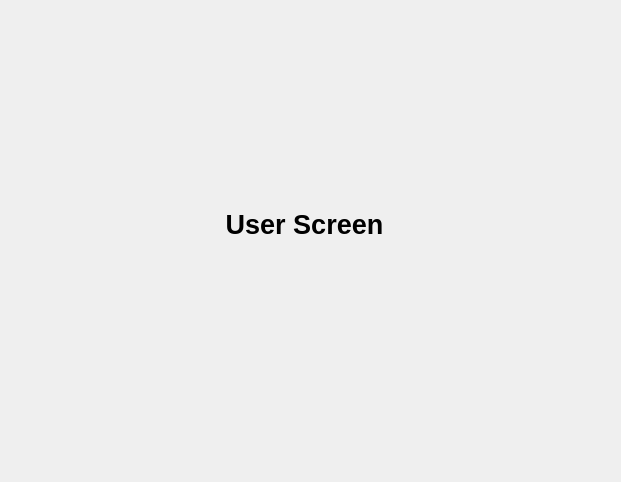
<?xml version="1.0" encoding="UTF-8"?>
<ui version="4.0">
 <class>MainWindow</class>
 <widget class="QMainWindow" name="MainWindow">
  <property name="geometry">
   <rect>
    <x>0</x>
    <y>0</y>
    <width>621</width>
    <height>482</height>
   </rect>
  </property>
  <property name="windowTitle">
   <string>MainWindow</string>
  </property>
  <widget class="QWidget" name="centralwidget">
   <layout class="QVBoxLayout" name="verticalLayout">
    <item>
     <widget class="QWidget" name="widget" native="true">
      <widget class="QLabel" name="label">
       <property name="geometry">
        <rect>
         <x>170</x>
         <y>180</y>
         <width>251</width>
         <height>71</height>
        </rect>
       </property>
       <property name="font">
        <font>
         <pointsize>20</pointsize>
         <weight>75</weight>
         <bold>true</bold>
        </font>
       </property>
       <property name="text">
        <string>User Screen</string>
       </property>
       <property name="alignment">
        <set>Qt::AlignCenter</set>
       </property>
      </widget>
     </widget>
    </item>
   </layout>
  </widget>
 </widget>
 <resources/>
 <connections/>
</ui>
